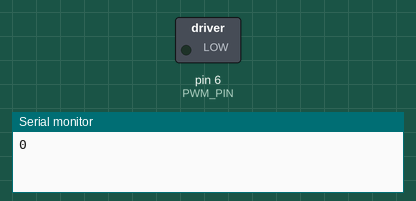
Simulated run of this sketch. Board: Arduino Uno, built with avr-gcc and run on an emulated ATmega328P. On the bench: switched loads named in the sketch (green lamp = pin HIGH), the last lines printed to the serial monitor.

Above: at 0.05 s.
At 1.2 s:
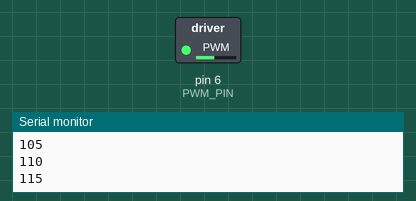
At 2.35 s:
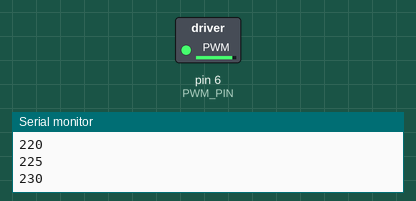
At 4.7 s:
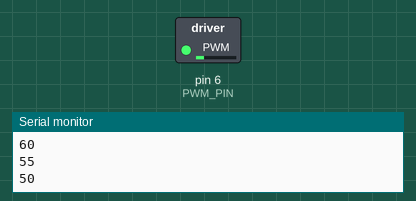
Timing chart, 0 to 6.8 s (numbered marks = the images above):
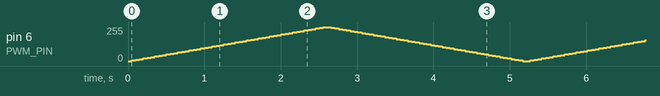

The sketch:

04_pwm_test.ino
```cpp
// Prueba 4: PWM
// Puede observarse con un LED + resistencia de 220-330 ohm.
// NO conectar un motor directamente al Arduino.

const byte PWM_PIN = 6;

void setup() {
  pinMode(PWM_PIN, OUTPUT);
  Serial.begin(115200);
}

void loop() {
  for (int pwm = 0; pwm <= 255; pwm += 5) {
    analogWrite(PWM_PIN, pwm);
    Serial.println(pwm);
    delay(50);
  }

  for (int pwm = 255; pwm >= 0; pwm -= 5) {
    analogWrite(PWM_PIN, pwm);
    Serial.println(pwm);
    delay(50);
  }
}
```
